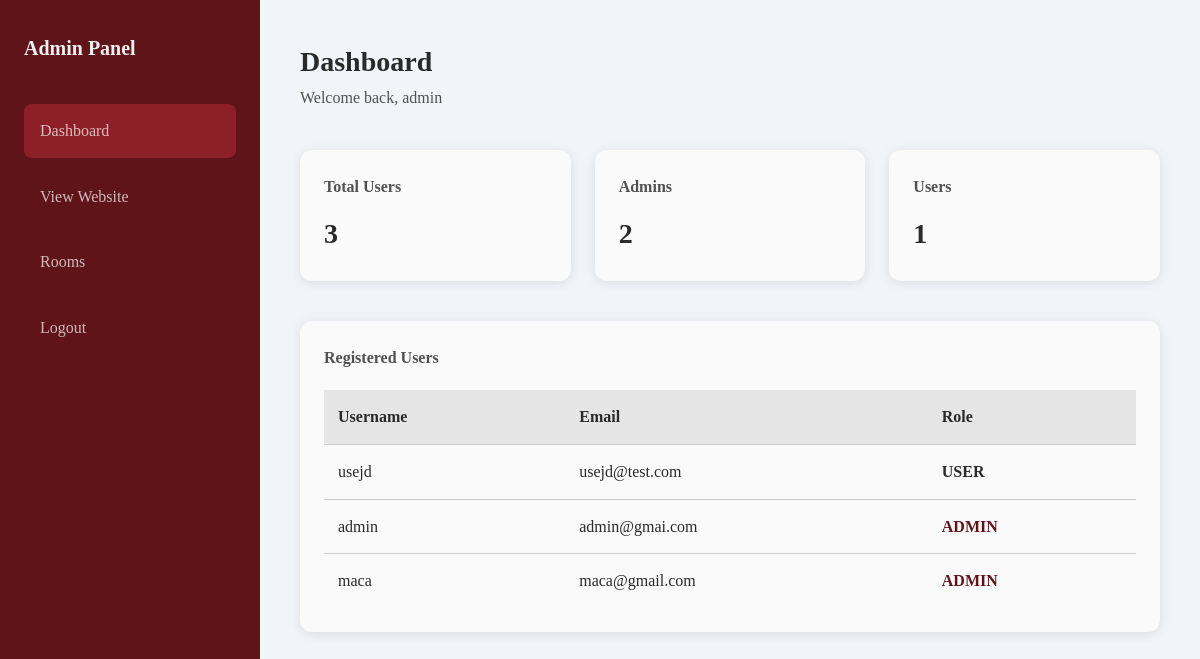
The app's page /admin/AdminDashboard.php (signed in) with its own data.
### tables this page shows
CREATE TABLE `user` (
  `id` int(11) NOT NULL,
  `role` varchar(40) NOT NULL,
  `username` varchar(100) NOT NULL,
  `email` varchar(255) NOT NULL,
  `password` varchar(255) NOT NULL
);

### admin/AdminDashboard.php (the view, shortened to what this page needs)
<?php
$db = new Database();
$conn = $db->getConnection();
$stmt = $conn->prepare("SELECT username, email, role FROM user");
$stmt->execute();
$users = $stmt->fetchAll(PDO::FETCH_ASSOC);
$totalUsers = count($users);
$totalAdmins = count(array_filter($users, fn($u) => $u['role'] === 'admin'));
$totalRegular = count(array_filter($users, fn($u) => $u['role'] === 'user'));
?>
<!DOCTYPE html>
<html lang="en">
<head>
    <link rel="stylesheet" href="../css/global.css">
    <link rel="stylesheet" href="../css/admin.css">
</head>
<body>
<div class="admin-layout">
    <aside class="admin-sidebar">
        <h2>Admin Panel</h2>
        <a href="AdminDashboard.php" class="active">Dashboard</a>
        <a href="../Home.php">View Website</a>
        <a href="RoomsAdmin.php">Rooms</a>
        <a href="../Logout.php">Logout</a>
    </aside>
    <main class="admin-content">
        <div class="admin-topbar">
            <h1>Dashboard</h1>
            <p>Welcome back, <?php echo htmlspecialchars($_SESSION['logged_in_user']['username']); ?></p>
        </div>
        <section class="admin-stats">
            <div class="admin-card">
                <h3>Total Users</h3>
                <p><?php echo $totalUsers; ?></p>
            </div>
            <div class="admin-card">
                <h3>Admins</h3>
                <p><?php echo $totalAdmins; ?></p>
            </div>
            <div class="admin-card">
                <h3>Users</h3>
                <p><?php echo $totalRegular; ?></p>
            </div>
        </section>
        <section class="admin-card">
            <h3>Registered Users</h3>
            <table class="admin-table">
                <thead>
                    <tr>
                        <th>Username</th>
                        <th>Email</th>
                        <th>Role</th>
                    </tr>
                </thead>
                <tbody>
                <?php foreach ($users as $u): ?>
                    <tr>
                        <td><?php echo htmlspecialchars($u['username']); ?></td>
                        <td><?php echo htmlspecialchars($u['email']); ?></td>
                        <td class="<?php echo $u['role'] === 'admin' ? 'role-admin' : 'role-user'; ?>">
                            <?php echo strtoupper($u['role']); ?>
                        </td>
                    </tr>
                <?php endforeach; ?>
                </tbody>
            </table>
        </section>
    </main>
</div>
</body>
</html>

### css/global.css (style rules this page uses)
* { margin: 0; padding: 0; box-sizing: border-box; }
html { scroll-behavior: smooth; }
body { font-family: "Palatino Linotype", "Palatino", serif; color: #2A2A2A; background-color: #FAFAFA; line-height: 1.6; }

### css/admin.css (style rules this page uses)
.admin-layout * { box-sizing: border-box; }
.admin-layout { display: flex; min-height: 100vh; background-color: #f1f5f9; }
.admin-sidebar { width: 260px; background-color: #5F141A; color: #f0f0f0; padding: 32px 24px; }
.admin-sidebar h2 { margin-bottom: 40px; font-size: 20px; }
.admin-sidebar a { display: block; padding: 14px 16px; margin-bottom: 12px; border-radius: 8px; text-decoration: none; color: rgba(255,255,255,0.7); transition: background 0.3s ease, color 0.3s ease; }
.admin-sidebar a:hover, .admin-sidebar a.active { background-color: #8C1F28; }
.admin-content { flex: 1; padding: 40px; }
.admin-topbar { margin-bottom: 40px; }
.admin-topbar h1 { font-size: 28px; font-weight: 600; }
.admin-topbar p { color: #515151; }
.admin-stats { display: grid; grid-template-columns: repeat(3, 1fr); gap: 24px; margin-bottom: 40px; }
.admin-card { background-color: #FAFAFA; border-radius: 12px; padding: 24px; box-shadow: 0 2px 12px rgba(0,0,0,0.1); }
.admin-card h3 { margin-bottom: 12px; font-size: 16px; color: #515151; }
.admin-card p { font-size: 28px; font-weight: 700; }
.admin-table { width: 100%; border-collapse: collapse; margin-top: 20px; }
.admin-table th { text-align: left; padding: 14px; background-color: #E5E5E5; }
.admin-table td { padding: 14px; border-top: 1px solid #ccc; }
.role-admin { color: #5F141A; font-weight: bold; }
.role-user { color: #2A2A2A; font-weight: bold; }

### records on screen
user: username "usejd", email "usejd@test.com", role "USER"
user: username "admin", email "admin@gmai.com", role "ADMIN"
user: username "maca", email "maca@gmail.com", role "ADMIN"

### other values on screen
$_SESSION['logged_in_user']['username'] "admin"
$totalUsers "3"
$totalAdmins "2"
$totalRegular "1"
